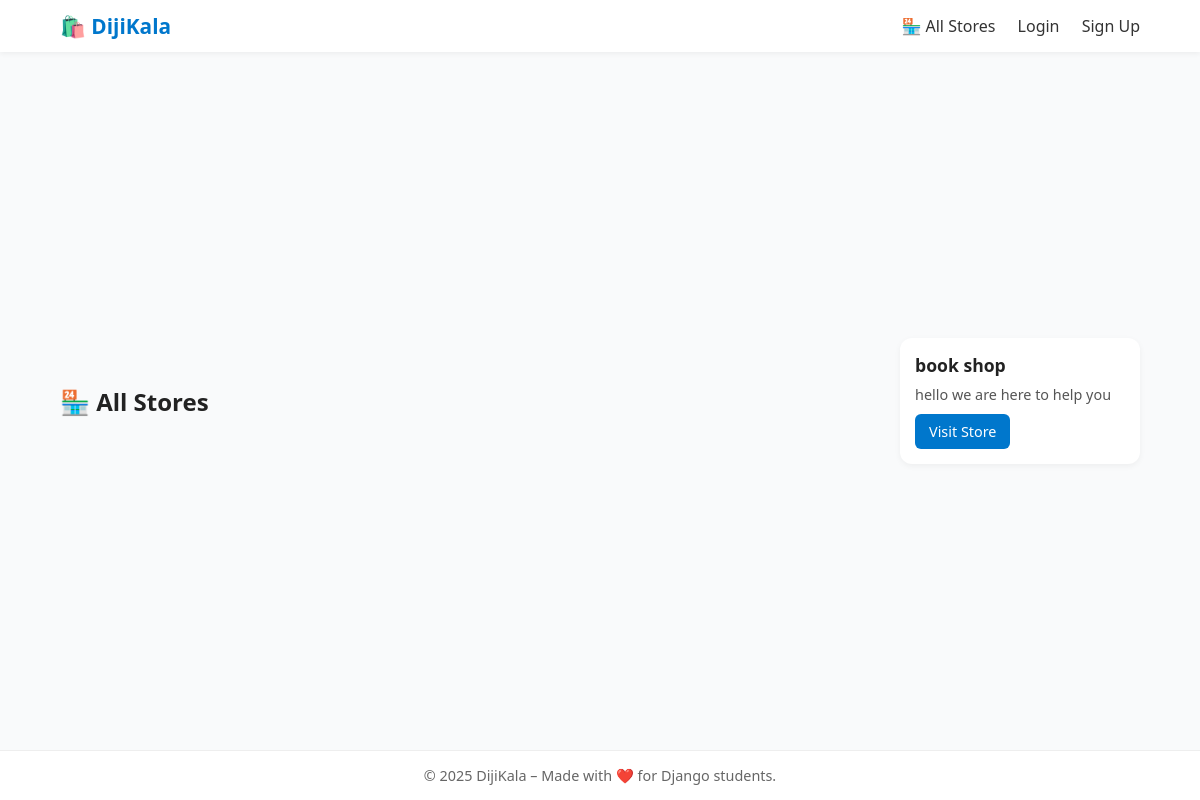
Before: /stores/ with the older database file.
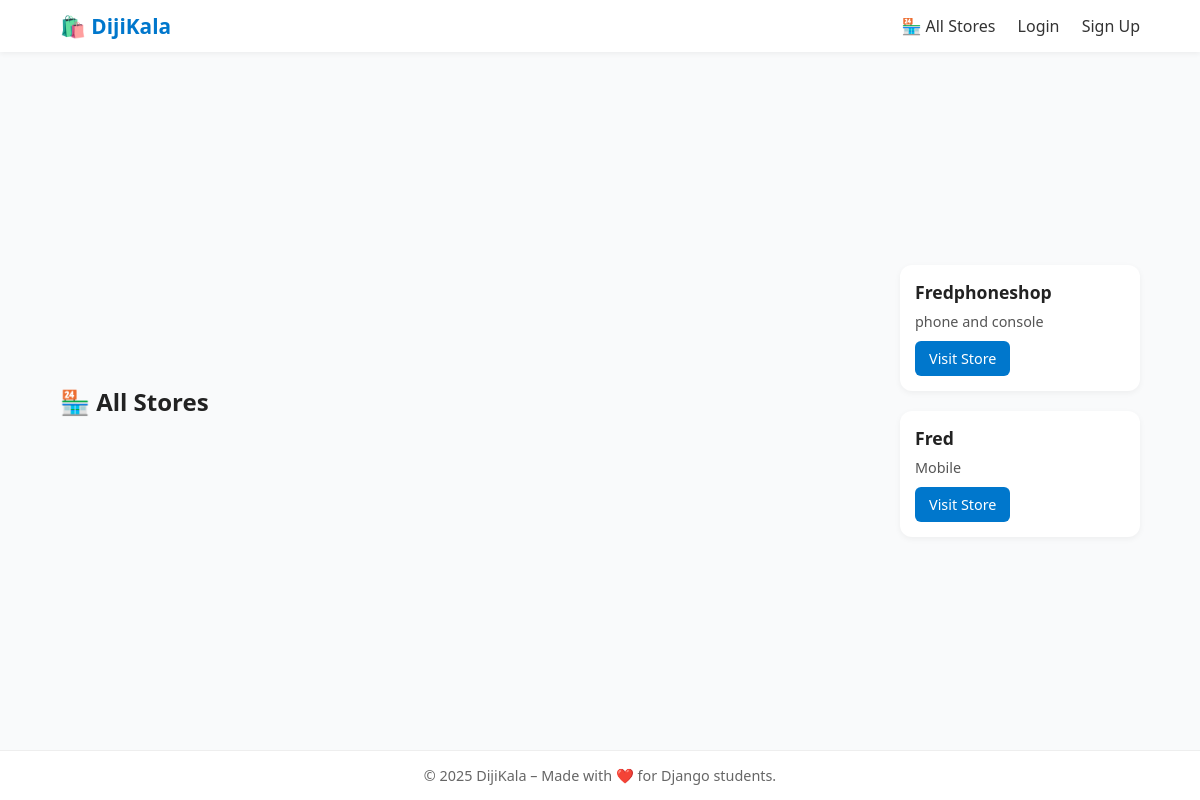
After: the same page with the newer database file.
### stores/models.py (models this page shows, shortened)
class Store(models.Model):
    name = models.CharField(max_length=200,unique=True,verbose_name='Store')
    owner = models.ForeignKey(User,on_delete=models.CASCADE,verbose_name='Owner',related_name='stores')
    description = models.TextField(blank=True,null=True,verbose_name='Description')
    created_at = models.DateTimeField(auto_now_add=True,verbose_name='Created At')
    updated_at = models.DateTimeField(auto_now=True,verbose_name='Last Update')
    is_active = models.BooleanField(default=True)
    class Meta:
        verbose_name = 'Store'
        verbose_name_plural = 'Stores'
        ordering = ['-created_at']

### stores/views.py (the view)
# urls.py: path("",stores_list,name='stores_list'),
def stores_list(request):
    stores = Store.objects.select_related('owner').filter(is_active=True)
    return render(request, 'stores/stores.html',{'stores':stores})

### templates/stores/stores.html (shortened to what this page needs)
{% extends 'base/base.html' %}
{% block content %}
<h2>🏪 All Stores</h2>
<div class="card-grid">
    {% for store in stores %}
        <div class="card">
            <h3>{{ store.name }}</h3>
            <p>{{ store.description|truncatewords:15 }}</p>
            <a href="{% url 'store_detail' store.pk %}" class="btn">Visit Store</a>
        </div>
    {% empty %}
        <p>No stores available.</p>
    {% endfor %}
</div>
{% endblock %}

Changed rows visible on the page:
removed Store: name "book shop", description "hello we are here to help you"
added Store: name "Fredphoneshop", description "phone and console"
added Store: name "Fred", description "Mobile"
